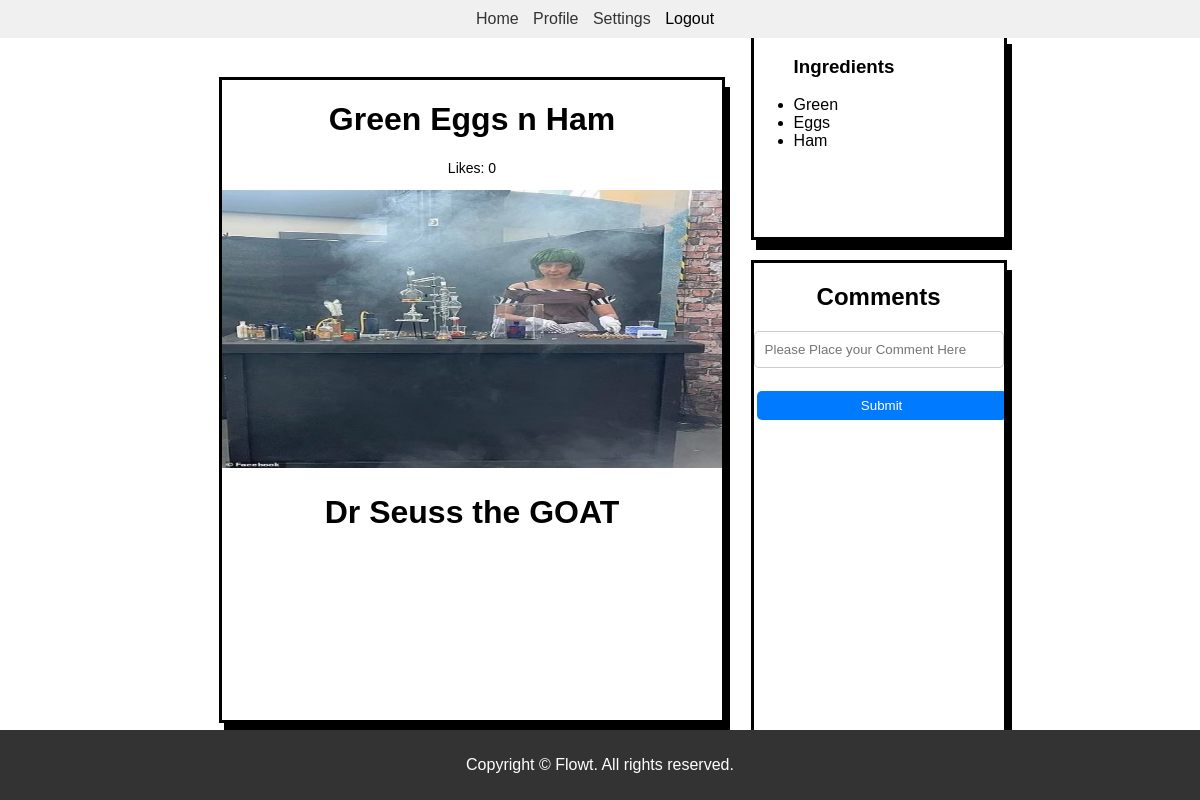
Screenshot of /postView/2 (signed in) with the database file from the repository.
### FProj/backend.py (models this page shows)
class Post(db.Model):
    id = db.Column(db.Integer, primary_key = True, autoincrement = True)
    title = db.Column(db.String, nullable = False)
    description = db.Column(db.String, nullable = False)
    ingredients = db.Column(db.String, nullable = False)
    label = db.Column(db.String(), nullable = False)
    picture = db.Column(db.String(), nullable = False)
    upvote = db.Column(db.Integer, default = 0, nullable = False)
    user_id = db.Column(db.Integer, db.ForeignKey('user.id'), nullable=False)
    user = db.relationship('User', backref=db.backref('posts', lazy=True))

### FProj/backend.py (the view)
@app.route('/postView/<int:post_id>')
@login_required
def viewPost(post_id):
    post = Post.query.get(post_id)
    comments = Comments.query.filter_by(post_id=post_id).all()
    print(post)
    if post:
        return render_template('postView.html', post=post, comments=comments, post_id=post_id)
    else:
        return render_template('/main')

### FProj/backend.py (called while the page is built)
@login_manager.user_loader
def load_user(user_id):
    return User.query.get(int(user_id))

### FProj/templates/postView.html (shortened to what this page needs)
<!DOCTYPE html>
<html lang="en">
<head>
    <link rel="stylesheet" type="text/css" href="{{ url_for('static', filename='forum.css') }}">
</head>
<body class="forum-page">
    <header class="forum-header">
        <nav class="forum-nav">
            <ul>
                <li><a href="/main">Home</a></li>
                <li><a href="#">Profile</a></li>
                <li><a href="#">Settings</a></li>
                <li>Logout</a></li>
            </ul>
        </nav>
    </header>
    <div class="viewPost-main">
        <h1 style="text-align: center;">{{post.title}}</h1>
        <p style="font-size: 14px">Likes: {{post.upvote}}</p>
        <div class="viewPost-content">
            <image class="image" src="{{ url_for('static', filename=post.picture) }}"">
            <p>{{post.description | safe}}</p>
        </div>
    </div>
    <div class="viewPost-box">
        <div class="viewPost-Ingredients">
            <ul style="list-cycle:circle">
                <h3>Ingredients</h3>
                {% for i in post.ingredients.split(',')%}
                    <li>{{i}}</li>
                {%endfor%}
            </ul>
        </div>
        <div class="viewPost-Comments">
            <form action="/submitComment?post_id={{post.id}}" method="POST">
            <h2>Comments</h2>
            <Input type="text" id="comment" name="comment" placeholder="Please Place your Comment Here"/>
            <button type="submit"> Submit </button></form>
        </div>
    </div>
    <footer class="account-footer">
        <p>Copyright © Flowt. All rights reserved.</p>
    </footer>
</body>
</html>

### FProj/static/forum.css (style rules this page uses)
body { margin: 0; padding: 0; font-family: Arial, sans-serif; background-image: url('UC_Merced_at_night.jpg'); background-size: cover; display: flex; justify-content: center; align-items: center; height: 100vh; }
header { background-color: #f0f0f0; padding: 10px; border-radius: 10px; width: 100%; text-align: center; position: absolute; top: 0; left: 50%; transform: translateX(-50%); }
nav ul { list-style-type: none; margin: 0; padding: 0; text-align: center; }
nav ul li { display: inline; margin-right: 10px; }
nav ul li a { text-decoration: none; color: #333; }
h2 { text-align: center; }
form { text-align: center; }
input[type="text"], input[type="password"] { width: 100%; padding: 10px; margin-bottom: 20px; border: 1px solid #ccc; border-radius: 5px; box-sizing: border-box; }
button[type="submit"], button.create-account { width: 100%; padding: 7px; margin: 3px; border: none; border-radius: 5px; cursor: pointer; transition: background-color 0.3s ease; }
button[type="submit"] { background-color: #007bff; color: #fff; }
.account-footer { background-color: #333; color: #fff; text-align: center; padding: 10px 0; position: fixed; bottom: 0; width: 100%; }
.viewPost-main { text-align: center; border-style: solid; box-shadow: 5px 10px; background-color: white; width: 500px; height: 80%; }
.viewPost-content { overflow-y: auto; width: 100%; height: 87%; }
.viewPost-box { display:flex; flex-direction: column; }
.viewPost-Ingredients { overflow-y: auto; flex-direction: row; background-color: white; margin-left: 10%; margin-bottom: 20px; border-style: solid; box-shadow: 5px 10px; width: 250px; height: 200px; }
.viewPost-Comments { overflow-y: auto; flex-direction: row; background-color: white; margin-left: 10%; border-style: solid; box-shadow: 5px 10px; width: 250px; height: 500px; }
.image { width: 100%; height: 50%; }

### rows the page displays
Post: title "Green Eggs n Ham", upvote "0", picture (picture), description "Dr Seuss the GOAT"

### other values shown
{{ i }} "Green" "Eggs" "Ham"
